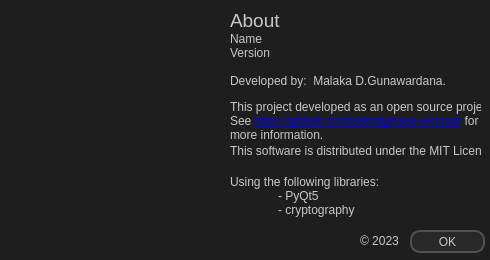
<?xml version="1.0" encoding="UTF-8"?>
<ui version="4.0">
 <class>Dialog</class>
 <widget class="QDialog" name="Dialog">
  <property name="geometry">
   <rect>
    <x>0</x>
    <y>0</y>
    <width>490</width>
    <height>260</height>
   </rect>
  </property>
  <property name="minimumSize">
   <size>
    <width>490</width>
    <height>260</height>
   </size>
  </property>
  <property name="maximumSize">
   <size>
    <width>490</width>
    <height>260</height>
   </size>
  </property>
  <property name="windowTitle">
   <string>Dialog</string>
  </property>
  <property name="styleSheet">
   <string notr="true">QWidget {
background-color: rgb(30, 30, 30)

}
QLabel{
color: rgb(200, 200, 200);
background-color:rgba(0, 0, 0, 0)
}

QPushButton {
background-color:rgb(40, 40, 40);
color: rgb(200, 200, 200);
border: 2px solid rgb(80, 80, 80);
border-radius: 10px;
padding: 1px;
}
QPushButton:hover {
background-color:rgb(20, 115, 230);
	color: rgb(200, 200, 200);
border: 1px solid rgb(20, 115, 230);
}
QPushButton:pressed {
background-color:rgb(18, 100, 200);
color: rgb(200, 200, 200);
border: 1px solid rgb(18, 100, 200);
}

QLineEdit{
background-color:rgb(30, 30, 30);
color: rgb(200, 200, 200);
border: 2px solid rgb(20, 115, 230);
border-radius: 10px;
padding: 1px;
}

QProgressBar {
background-color:rgb(30, 30, 30);
border: 2px solid rgb(80, 80, 80);
border-radius: 6px;
color:rgb(200, 200, 200);
text-align: center;
}
QProgressBar::chunk {
background-color:rgb(20, 115, 230);
border: 2px solid rgb(20, 115, 230);
border-radius: 1px;
}</string>
  </property>
  <widget class="QLabel" name="dummy_1">
   <property name="geometry">
    <rect>
     <x>230</x>
     <y>10</y>
     <width>251</width>
     <height>21</height>
    </rect>
   </property>
   <property name="font">
    <font>
     <family>Arial</family>
     <pointsize>14</pointsize>
    </font>
   </property>
   <property name="styleSheet">
    <string notr="true"/>
   </property>
   <property name="text">
    <string>About</string>
   </property>
  </widget>
  <widget class="QPushButton" name="btn_ok">
   <property name="geometry">
    <rect>
     <x>410</x>
     <y>230</y>
     <width>75</width>
     <height>23</height>
    </rect>
   </property>
   <property name="styleSheet">
    <string notr="true"/>
   </property>
   <property name="text">
    <string>OK</string>
   </property>
  </widget>
  <widget class="QLabel" name="icon">
   <property name="geometry">
    <rect>
     <x>10</x>
     <y>30</y>
     <width>200</width>
     <height>200</height>
    </rect>
   </property>
   <property name="styleSheet">
    <string notr="true"/>
   </property>
   <property name="text">
    <string/>
   </property>
  </widget>
  <widget class="QLabel" name="dummy_2">
   <property name="geometry">
    <rect>
     <x>230</x>
     <y>100</y>
     <width>251</width>
     <height>41</height>
    </rect>
   </property>
   <property name="text">
    <string>&lt;html&gt;&lt;head/&gt;&lt;body&gt;&lt;p&gt;This project developed as an open source project.&lt;br/&gt;See &lt;a href=&quot;https://github.com/sdmdg/ease-encrypt&quot;&gt;&lt;span style=&quot; text-decoration: underline; color:#0000ff;&quot;&gt;https://github.com/sdmdg/ease-encrypt&lt;/span&gt;&lt;/a&gt; for&lt;br/&gt;more information.&lt;/p&gt;&lt;/body&gt;&lt;/html&gt;</string>
   </property>
  </widget>
  <widget class="QLabel" name="lbl_name_and_version">
   <property name="geometry">
    <rect>
     <x>230</x>
     <y>30</y>
     <width>251</width>
     <height>31</height>
    </rect>
   </property>
   <property name="text">
    <string>Name
Version</string>
   </property>
  </widget>
  <widget class="QLabel" name="dummy_3">
   <property name="geometry">
    <rect>
     <x>230</x>
     <y>60</y>
     <width>251</width>
     <height>41</height>
    </rect>
   </property>
   <property name="text">
    <string>Developed by:  Malaka D.Gunawardana.</string>
   </property>
  </widget>
  <widget class="QLabel" name="dummy_4">
   <property name="geometry">
    <rect>
     <x>230</x>
     <y>160</y>
     <width>251</width>
     <height>71</height>
    </rect>
   </property>
   <property name="text">
    <string>Using the following libraries:
	- PyQt5
	- cryptography</string>
   </property>
  </widget>
  <widget class="QLabel" name="dummy_5">
   <property name="geometry">
    <rect>
     <x>360</x>
     <y>231</y>
     <width>41</width>
     <height>20</height>
    </rect>
   </property>
   <property name="text">
    <string>© 2023</string>
   </property>
  </widget>
  <widget class="QLabel" name="dummy_6">
   <property name="geometry">
    <rect>
     <x>230</x>
     <y>140</y>
     <width>251</width>
     <height>21</height>
    </rect>
   </property>
   <property name="text">
    <string>This software is distributed under the MIT License.</string>
   </property>
  </widget>
 </widget>
 <resources/>
 <connections/>
</ui>
